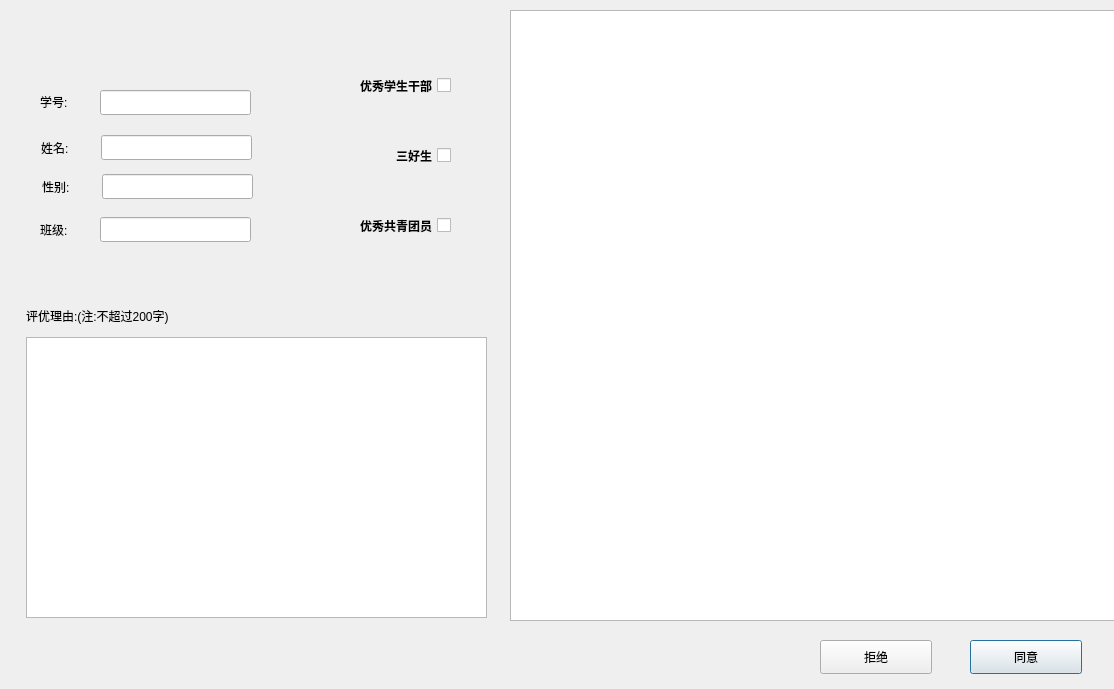
<?xml version="1.0" encoding="UTF-8"?>
<ui version="4.0">
 <class>AuditManage</class>
 <widget class="QDialog" name="AuditManage">
  <property name="geometry">
   <rect>
    <x>0</x>
    <y>0</y>
    <width>1114</width>
    <height>689</height>
   </rect>
  </property>
  <property name="windowTitle">
   <string>审核管理</string>
  </property>
  <widget class="QLineEdit" name="classEdit">
   <property name="geometry">
    <rect>
     <x>100</x>
     <y>217</y>
     <width>151</width>
     <height>25</height>
    </rect>
   </property>
  </widget>
  <widget class="QPlainTextEdit" name="textEdit">
   <property name="geometry">
    <rect>
     <x>26</x>
     <y>337</y>
     <width>461</width>
     <height>281</height>
    </rect>
   </property>
  </widget>
  <widget class="QLabel" name="label_4">
   <property name="geometry">
    <rect>
     <x>41</x>
     <y>139</y>
     <width>81</width>
     <height>18</height>
    </rect>
   </property>
   <property name="text">
    <string>姓名:</string>
   </property>
  </widget>
  <widget class="QLineEdit" name="nameEdit">
   <property name="geometry">
    <rect>
     <x>101</x>
     <y>135</y>
     <width>151</width>
     <height>25</height>
    </rect>
   </property>
  </widget>
  <widget class="QLabel" name="label_2">
   <property name="geometry">
    <rect>
     <x>40</x>
     <y>93</y>
     <width>81</width>
     <height>18</height>
    </rect>
   </property>
   <property name="text">
    <string>学号:</string>
   </property>
  </widget>
  <widget class="QLabel" name="label_8">
   <property name="geometry">
    <rect>
     <x>26</x>
     <y>307</y>
     <width>231</width>
     <height>18</height>
    </rect>
   </property>
   <property name="text">
    <string>评优理由:(注:不超过200字)</string>
   </property>
  </widget>
  <widget class="QTableView" name="tableView">
   <property name="geometry">
    <rect>
     <x>510</x>
     <y>10</y>
     <width>611</width>
     <height>611</height>
    </rect>
   </property>
  </widget>
  <widget class="QPushButton" name="okBtn">
   <property name="geometry">
    <rect>
     <x>970</x>
     <y>640</y>
     <width>112</width>
     <height>34</height>
    </rect>
   </property>
   <property name="text">
    <string>同意</string>
   </property>
  </widget>
  <widget class="QLabel" name="label_5">
   <property name="geometry">
    <rect>
     <x>40</x>
     <y>221</y>
     <width>81</width>
     <height>18</height>
    </rect>
   </property>
   <property name="text">
    <string>班级:</string>
   </property>
  </widget>
  <widget class="QLineEdit" name="idEdit">
   <property name="geometry">
    <rect>
     <x>100</x>
     <y>90</y>
     <width>151</width>
     <height>25</height>
    </rect>
   </property>
  </widget>
  <widget class="QCheckBox" name="SHSchkBox">
   <property name="geometry">
    <rect>
     <x>320</x>
     <y>130</y>
     <width>131</width>
     <height>51</height>
    </rect>
   </property>
   <property name="font">
    <font>
     <weight>75</weight>
     <bold>true</bold>
    </font>
   </property>
   <property name="layoutDirection">
    <enum>Qt::RightToLeft</enum>
   </property>
   <property name="text">
    <string>三好生</string>
   </property>
  </widget>
  <widget class="QCheckBox" name="XXGBchkBox">
   <property name="geometry">
    <rect>
     <x>300</x>
     <y>60</y>
     <width>151</width>
     <height>51</height>
    </rect>
   </property>
   <property name="font">
    <font>
     <weight>75</weight>
     <bold>true</bold>
    </font>
   </property>
   <property name="layoutDirection">
    <enum>Qt::RightToLeft</enum>
   </property>
   <property name="text">
    <string>优秀学生干部</string>
   </property>
  </widget>
  <widget class="QCheckBox" name="GQTYchkBox">
   <property name="geometry">
    <rect>
     <x>290</x>
     <y>200</y>
     <width>161</width>
     <height>51</height>
    </rect>
   </property>
   <property name="font">
    <font>
     <weight>75</weight>
     <bold>true</bold>
    </font>
   </property>
   <property name="layoutDirection">
    <enum>Qt::RightToLeft</enum>
   </property>
   <property name="text">
    <string>优秀共青团员</string>
   </property>
  </widget>
  <widget class="QLineEdit" name="genderEdit">
   <property name="geometry">
    <rect>
     <x>102</x>
     <y>174</y>
     <width>151</width>
     <height>25</height>
    </rect>
   </property>
  </widget>
  <widget class="QLabel" name="label_6">
   <property name="geometry">
    <rect>
     <x>42</x>
     <y>178</y>
     <width>81</width>
     <height>18</height>
    </rect>
   </property>
   <property name="text">
    <string>性别:</string>
   </property>
  </widget>
  <widget class="QPushButton" name="cancleBtn">
   <property name="geometry">
    <rect>
     <x>820</x>
     <y>640</y>
     <width>112</width>
     <height>34</height>
    </rect>
   </property>
   <property name="text">
    <string>拒绝</string>
   </property>
  </widget>
 </widget>
 <resources/>
 <connections/>
</ui>
